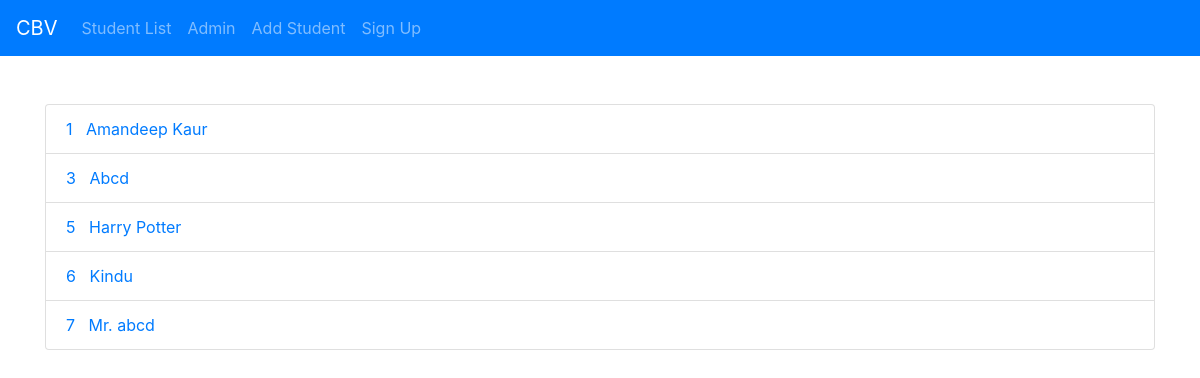
/cbvapp/, run on the app's committed database.
### cbvapp/models.py (models this page shows, shortened)
class person(models.Model):
    name = models.CharField(max_length = 250)
    email = models.EmailField()
    age = models.IntegerField()
    profile_pic = models.ImageField(upload_to='person/%Y/%m/%d',null = True)

### cbvapp/views.py (the view)
# urls.py: path('',views.personList.as_view(),name='list'),
class personList(ListView):
    model = person
    context_object_name = "person"

### cbvapp/templates/cbvapp/person_list.html
{% extends "index.html" %}
{% block main %}
  <div class="container">
    <div class="row">
      <div class="col-md-12 py-5">
      <ul class='list-group'>
        {% for i in person %}
          <li class='list-group-item list-group-item-action'> <a href="{{i.id}}"> {{i.id}} &nbsp; {{i.name}} </a> </li>
        {% endfor %}
      </ul>
      </div>
    </div>
  </div>
{% endblock %}

### templates/index.html (style rules this page uses)
a { text-decoration:none; }

### data on the page
person: id "1", name "Amandeep Kaur"
person: id "3", name "Abcd"
person: id "5", name "Harry Potter"
person: id "6", name "Kindu"
person: id "7", name "Mr. abcd"
